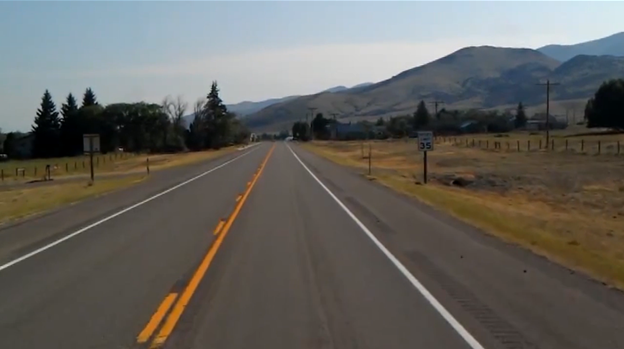
#> input picture test_image.png, 624 x 349 px
$ jupyter execute --allow-errors HarrisCorner.ipynb   (older library calls are emulated)
#> lines starting #> are read from the running program, lines starting #| are printed output that depends on the picture
[cell 1]
#@title
import numpy as np
import cv2
import scipy.io
import os
from numpy.linalg import norm
from matplotlib import pyplot as plt
from numpy.linalg import det
from numpy.linalg import inv
from scipy.linalg import rq
from numpy.linalg import svd
import matplotlib.pyplot as plt
import numpy as np
import math
import random
import sys
from scipy import ndimage, spatial

[cell 2]
###############################################EXTRA CREDIT PART##############################################

def harriscornerdetector(Image):
    '''
    Extra Credit Part
    Goal:Compute Harris Features
    Steps Followed
    1.Apply two filters on the entire image to get the derivative image of x axis and y axis
    2.Computed the harris matrix of each pixel in its neighborhood using a gaussian mask and the derivative images.
    Sum over a 5X5 window. Apply 5X5 Guassian mask with .5 standard deviation
    3.Then compute the harris score using the matrix
    The response is given by the formula
    R_score=det(M)-alpha*trace(M)^2 for each pixel window
    4.Finally we take the eigenvector corresponding to the first eigenvalue as the orientation of the feature transformed to radian by atan() and atan()+pi

    '''


    harris = np.zeros(Image.shape[:2])
    orientations = np.zeros(Image.shape[:2])
    #Step 1
    i_x = ndimage.filters.sobel(Image, axis=-1)
    i_y = ndimage.filters.sobel(Image, axis=0)
    i_x_sqr = i_x**2
    i_y_sqr = i_y**2
    i_x_times_i_y = i_x*i_y
    #Step 2
    s = 0.9 #Sigma
    G = 31  #Gauss Mask
    truncate_SD = G/(s*2)
    sumix2 = ndimage.filters.gaussian_filter(i_x_sqr, s, truncate=truncate_SD)
    sumiy2 = ndimage.filters.gaussian_filter(i_y_sqr, s, truncate=truncate_SD)
    sumixiy2 = ndimage.filters.gaussian_filter(i_x_times_i_y, s, truncate=truncate_SD)
    #Step 3
    alpha = 0.01
    det = sumix2*sumiy2 - sumixiy2 **2
    trace = sumix2+sumiy2
    harris = det- alpha*(trace**2)
    orientations = np.degrees(np.arctan2(i_y.flatten(),i_x.flatten()).reshape(orientations.shape))
    return harris, orientations


def LocalMaxima(Image):
    '''
    This function takes a numpy array containing the Harris score at
    each pixel and returns an numpy array containing True/False at
    each pixel, depending on whether the pixel is a local maxima
    Steps adopted
    1.Calculate the local maxima image
    2.And find the maximum pixels in the 7X7 window
    3.Then return true when pixel is the maximum, otherwise false
    '''
    destImage = np.zeros_like(Image, np.bool)
    harrisImage_max = ndimage.filters.maximum_filter(Image, size=(81,81))
    destImage = (Image == harrisImage_max)
    return destImage


def detectKeypoints(image):
    '''
    This function takes in the  image and returns detected keypoints
    Steps:
    1.Grayscale image used for Harris detection
    2.Call harriscornerdetector() which gives the harris score at each pixel
    position
    3.Compute local maxima in the Harris image
    4.Update the cv2.KeyPoint() class objects with the coordinate, size, angle and response
    '''
    image = image.astype(np.float32)
    image /= 255.
    h, w = image.shape[:2]
    keypoints = []
    grayImage = cv2.cvtColor(image, cv2.COLOR_BGR2GRAY)
    harris, orientation = harriscornerdetector(grayImage)
    maxi = LocalMaxima(harris)

    for y in range(h):
        for x in range(w):
            if not maxi[y, x]:
                continue

            f = cv2.KeyPoint()
            f.pt = x, y
            f.size = 1
            #f.angle = orientation[y, x]
            #f.response = harris[y, x]
            keypoints.append(f)

    return keypoints

[cell 3]
image = cv2.imread('test_image.png')
#> image is the input picture: shape (349, 624, 3); mean B, G, R 95.4, 100, 101.7
cv2.imshow('Image',image)
k = cv2.waitKey(0)
#> (key Esc is pressed here)
if k == 27:
    cv2.destroyAllWindows()

[cell 4]
lane_image = np.copy(image)
cv2.imshow('image', lane_image)
cv2.waitKey(0)

[cell 5]
lane_image = cv2.cvtColor(lane_image, cv2.COLOR_BGR2GRAY)

[cell 6]
haris,orient = harriscornerdetector(lane_image)
#> in harriscornerdetector, `i_x = ndimage.filters.sobel(Image, axis=-1)`:
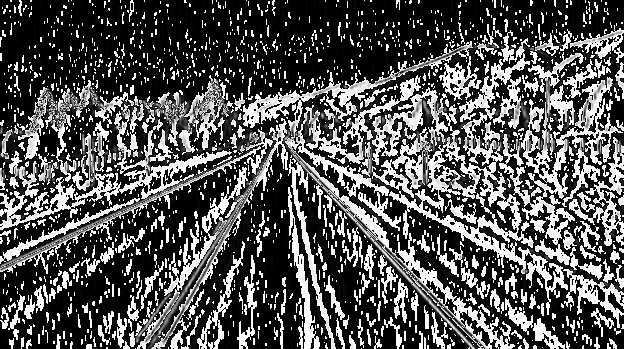
#> i_x: shape (349, 624); min 0, max 255, mean 84.9
#> in harriscornerdetector, `sumiy2 = ndimage.filters.gaussian_filter(i_y_sqr, s, truncate=truncate..`:
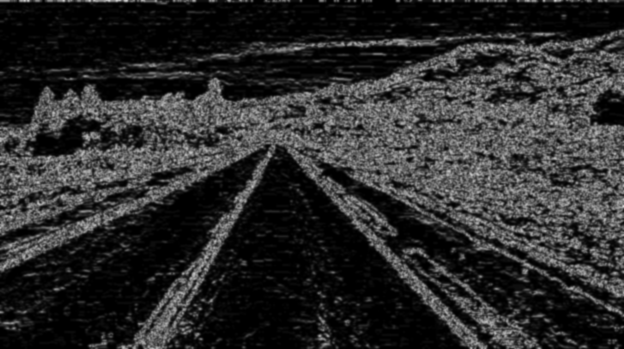
#> sumiy2: shape (349, 624); min 0, max 204, mean 44.6
#> in harriscornerdetector, `sumixiy2 = ndimage.filters.gaussian_filter(i_x_times_i_y, s, truncate=..`:
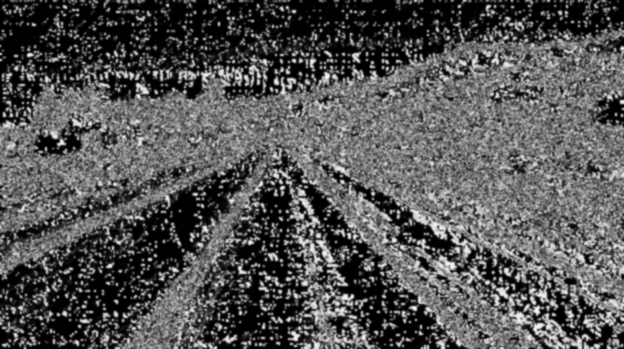
#> sumixiy2: shape (349, 624); min 0, max 247, mean 83.6
#> in harriscornerdetector, `det = sumix2*sumiy2 - sumixiy2 **2`:
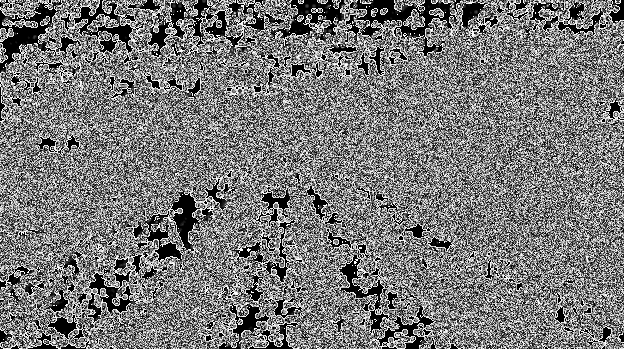
#> det: shape (349, 624); min 0, max 255, mean 120.3
#> in harriscornerdetector, `trace = sumix2+sumiy2`:
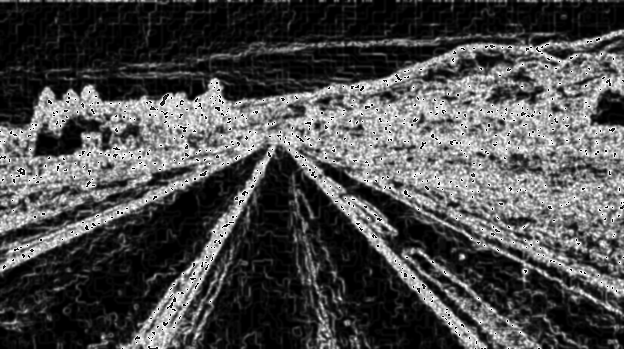
#> trace: shape (349, 624); min 0, max 255, mean 75.8
orient = orient.astype('uint8')
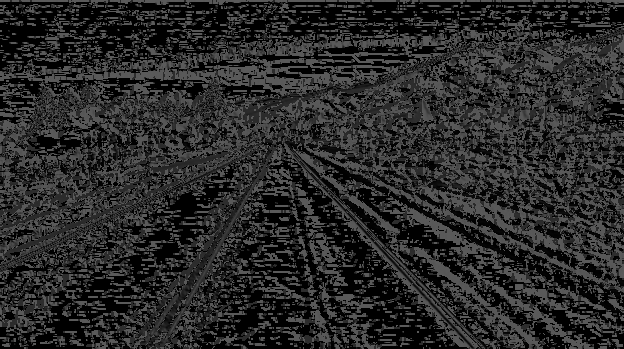
#> orient: shape (349, 624); min 0, max 90, mean 41.3

#> (a cell that did not finish here is left out)

#> in harriscornerdetector (call 2), `i_y = ndimage.filters.sobel(Image, axis=0)`:
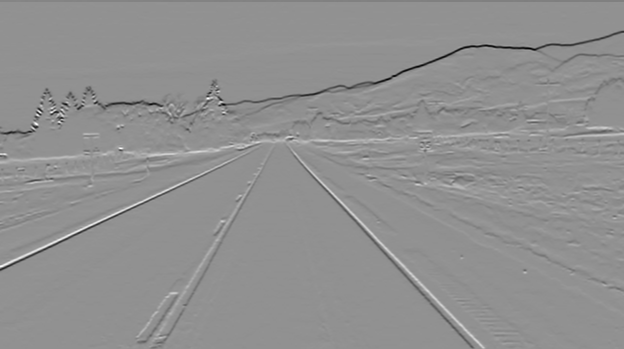
#> i_y: shape (349, 624) float32; min -2.39, max 1.8, mean -0.0122; drawn with min black and max white
#> in harriscornerdetector (call 2), `i_x_times_i_y = i_x*i_y`:
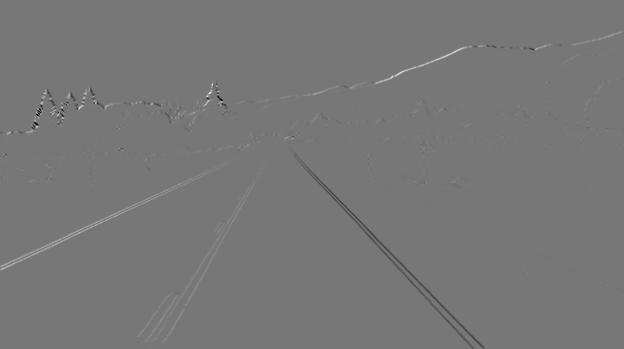
#> i_x_times_i_y: shape (349, 624) float32; min -2.37, max 2.69, mean 0.00151; drawn with min black and max white
#> in harriscornerdetector (call 2), `orientations = np.degrees(np.arctan2(i_y.flatten(),i_x.flatten()).resh..`:
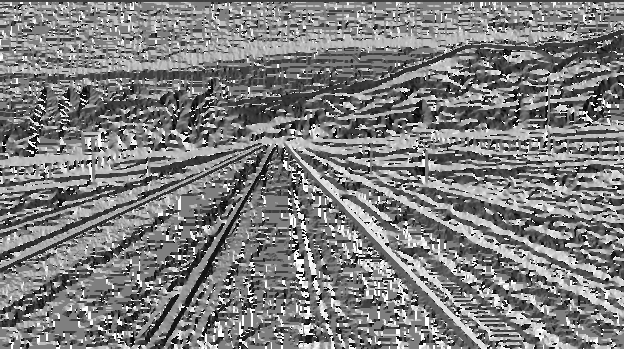
#> orientations: shape (349, 624) float32; min -180, max 180, mean -1.8; drawn with min black and max white
#> in LocalMaxima, `destImage = (Image == harrisImage_max)`:
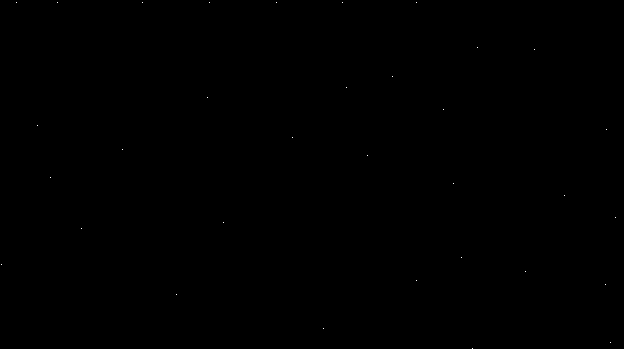
#> destImage: shape (349, 624) bool; 0.02% white in thin lines or dots

#> (a cell that did not finish here is left out)

[cell 9]
cv2.imshow('Image',)
k = cv2.waitKey(0)
#> (key Esc is pressed here)
if k == 27:
    cv2.destroyAllWindows()

[cell 10]
cv2.imshow('Image',orient)
k = cv2.waitKey(0)
#> (key Esc is pressed here)
